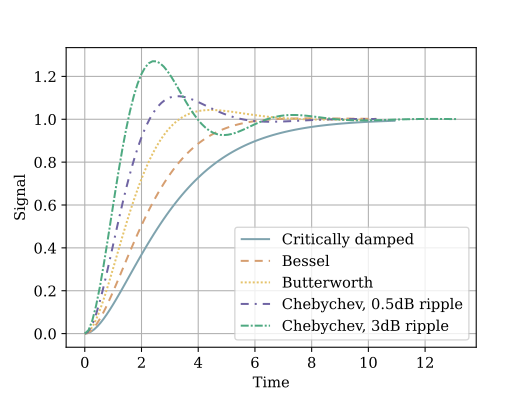

This figure's Python source:
#%%
try:
  from pathlib import Path
  import numpy as np
  from control import tf, step_response, bode, bode_plot
  from control import dcgain, freqresp, impulse_response
  from scipy.signal import windows, group_delay
  import matplotlib as mpl
  import matplotlib.pyplot as plt
  from cycler import cycler
  from svgpathtools import svg2paths
  from svgpath2mpl import parse_path
  from matplotlib.markers import MarkerStyle
  from collections import OrderedDict

  # colors
  from colors.gen_colors import colpalettes
except Exception as e:
  print("Some Modules are missing. {}".format(e))

# linestyles
linestyle_tuple = [
  ('solid',                 (0,())),

  # ('loosely dashed',        (0, (4, 8))),
  ('dashed',                (0, (4, 3))),
  # ('densely dashed',        (0, (4, 1))),

  # ('loosely dotted',        (0, (1, 10))),
  ('dotted',                (0, (1, 1))),
  # ('densely dotted',        (0, (1, 1))),

  # ('loosely dashdotted',    (0, (3, 10, 1, 10))),
  ('dashdotted',            (0, (4, 3, 1, 3))),
  ('densely dashdotted',    (0, (4, 1, 1, 1))),

  # ('loosely dashdotdotted', (0, (3, 10, 1, 10, 1, 10)))
  # ('dashdotdotted',         (0, (4, 3, 1, 3, 1, 3))),
  ('densely dashdotdotted', (0, (4, 1, 1, 1, 1, 1))),
]
linestyle_list = [linestyle for (_,linestyle) in linestyle_tuple]

# colors
for el in colpalettes:
  if el.name == 'WesMixL':
    color_list = el.rgb_hex()
    # set color cycle as standard
    mpl.rcParams['axes.prop_cycle'] = mpl.cycler('color',el.rgb_hex())

# custom cycle must be called in every plot
cc = (cycler(color=color_list[:len(linestyle_list)]) + cycler(linestyle=linestyle_list))

mpl.rcParams['figure.figsize'] = [dim/2.54 for dim in [14,10.5]]
mpl.rcParams['savefig.dpi'] = 100
mpl.rcParams['font.size'] = 11
mpl.rcParams['legend.fontsize'] = 'medium'
mpl.rcParams['axes.labelsize'] = 'medium'
mpl.rcParams['figure.titlesize'] = 'medium'

# mpl.rcParams['lines.linewidth'] = 2

#mpl.use('PDF')
mpl.rc('font',**{'family': 'serif', 'sans-serif': ['Helvetica']})
#mpl.rc('font',**{'family':'sans-serif','sans-serif':['Helvetica']})
mpl.rc('pdf', use14corefonts=True)

dir_path = Path(__file__).parent

# Colors (acces by colpalette)
### File locations
outdir = dir_path / 'out'
filename = '' # if empty this files name is used

    
axislables=['Time','LSB error']

#%% Polynomials (expanded form)
poly_keys = ('type','N', 'i', 'ai', 'bi', 'fcior', 'Qi')
type_keys = ('crit', 'bessel', 'butterworth', 'cheby0_5', 'cheby1', 'cheby2', 'cheby3')
type_names = dict(zip(type_keys,[
  r'Critically damped',
  r'Bessel',
  r'Butterworth',
  r'Chebychev, 0.5dB ripple',
  r'Chebychev, 1dB ripple',
  r'Chebychev, 2dB ripple',
  r'Chebychev, 3dB ripple']))

poly_values = {
  'crit':[#
    [1, 1, 1.0000, 0.0000, 1.000, None],
    [2, 1, 1.2872, 0.4142, 1.000, 0.50],
    [3, 1, 0.5098, 0.0000, 1.961, None],
    [3, 2, 1.0197, 0.2599, 1.262, 0.50],
    [4, 1, 0.8700, 0.1892, 1.480, 0.50],
    [4, 2, 0.8700, 0.1892, 1.480, 0.50],
    [5, 1, 0.3856, 0.0000, 2.593, None],
    [5, 2, 0.7712, 0.1487, 1.669, 0.50],
    [5, 3, 0.7712, 0.1487, 1.669, 0.50],
    [6, 1, 0.6999, 0.1225, 1.839, 0.50],
    [6, 2, 0.6999, 0.1225, 1.839, 0.50],
    [6, 3, 0.6999, 0.1225, 1.839, 0.50],
    [7, 1, 0.3226, 0.0000, 3.100, None],
    [7, 2, 0.6453, 0.1041, 1.995, 0.50],
    [7, 3, 0.6453, 0.1041, 1.995, 0.50],
    [7, 4, 0.6453, 0.1041, 1.995, 0.50],
    [8, 1, 0.6017, 0.0905, 2.139, 0.50],
    [8, 2, 0.6017, 0.0905, 2.139, 0.50],
    [8, 3, 0.6017, 0.0905, 2.139, 0.50],
    [8, 4, 0.6017, 0.0905, 2.139, 0.50],
    [9, 1, 0.2829, 0.0000, 3.534, None],
    [9, 2, 0.5659, 0.0801, 2.275, 0.50],
    [9, 3, 0.5659, 0.0801, 2.275, 0.50],
    [9, 4, 0.5659, 0.0801, 2.275, 0.50],
    [9, 5, 0.5659, 0.0801, 2.275, 0.50],
    [10, 1, 0.5358, 0.0718, 2.402, 0.50],
    [10, 2, 0.5358, 0.0718, 2.402, 0.50],
    [10, 3, 0.5358, 0.0718, 2.402, 0.50],
    [10, 4, 0.5358, 0.0718, 2.402, 0.50],
    [10, 5, 0.5358, 0.0718, 2.402, 0.50]
  ],
  'bessel': [#
    [1, 1, 1.0000, 0.0000, 1.000, None],
    [2, 1, 1.3617, 0.6180, 1.000, 0.58],
    [3, 1, 0.7560, 0.0000, 1.323, None],
    [3, 2, 0.9996, 0.4772, 1.414, 0.69],
    [4, 1, 1.3397, 0.4889, 0.978, 0.52],
    [4, 2, 0.7743, 0.3890, 1.797, 0.81],
    [5, 1, 0.6656, 0.0000, 1.502, None],
    [5, 2, 1.1402, 0.4128, 1.184, 0.56],
    [5, 3, 0.6216, 0.3245, 2.138, 0.92],
    [6, 1, 1.2217, 0.3887, 1.063, 0.51],
    [6, 2, 0.9686, 0.3505, 1.431, 0.61],
    [6, 3, 0.5131, 0.2756, 2.447, 1.02],
    [7, 1, 0.5937, 0.0000, 1.684, None],
    [7, 2, 1.0944, 0.3395, 1.207, 0.53],
    [7, 3, 0.8304, 0.3011, 1.695, 0.66],
    [7, 4, 0.4332, 0.2381, 2.731, 1.13],
    [8, 1, 1.1112, 0.3162, 1.164, 0.51],
    [8, 2, 0.9754, 0.2979, 1.381, 0.56],
    [8, 3, 0.7202, 0.2621, 1.963, 0.71],
    [8, 4, 0.3728, 0.2087, 2.992, 1.23],
    [9, 1, 0.5386, 0.0000, 1.857, None],
    [9, 2, 1.0244, 0.2834, 1.277, 0.52],
    [9, 3, 0.8710, 0.2636, 1.574, 0.59],
    [9, 4, 0.6320, 0.2311, 2.226, 0.76],
    [9, 5, 0.3257, 0.1854, 3.237, 1.32],
    [10, 1, 1.0215, 0.2650, 1.264, 0.50],
    [10, 2, 0.9393, 0.2549, 1.412, 0.54],
    [10, 3, 0.7815, 0.2351, 1.780, 0.62],
    [10, 4, 0.5604, 0.2059, 2.479, 0.81],
    [10, 5, 0.2883, 0.1665, 3.466, 1.42]
  ],
  'cheby0_5': [#
    [1, 1, 1.0000, 0.0000, 1.000, None],
    [2, 1, 1.3614, 1.3827, 1.000, 0.86],
    [3, 1, 1.8636, 0.0000, 0.537, None],
    [3, 2, 0.6402, 1.1931, 1.335, 1.71],
    [4, 1, 2.6282, 3.4341, 0.538, 0.71],
    [4, 2, 0.3648, 1.1509, 1.419, 2.94],
    [5, 1, 2.9235, 0.0000, 0.342, None],
    [5, 2, 1.3025, 2.3534, 0.881, 1.18],
    [5, 3, 0.2290, 1.0833, 1.480, 4.54],
    [6, 1, 3.8645, 6.9797, 0.366, 0.68],
    [6, 2, 0.7528, 1.8573, 1.078, 1.81],
    [6, 3, 0.1589, 1.0711, 1.495, 6.51],
    [7, 1, 4.0211, 0.0000, 0.249, None],
    [7, 2, 1.8729, 4.1795, 0.645, 1.09],
    [7, 3, 0.4861, 1.5676, 1.208, 2.58],
    [7, 4, 0.1156, 1.0443, 1.517, 8.84],
    [8, 1, 5.1117, 11.9607, 0.276, 0.68],
    [8, 2, 1.0639, 2.9365, 0.844, 1.61],
    [8, 3, 0.3439, 1.4206, 1.284, 3.47],
    [8, 4, 0.0885, 1.0407, 1.521, 11.53],
    [9, 1, 5.1318, 0.0000, 0.195, None],
    [9, 2, 2.4283, 6.6307, 0.506, 1.06],
    [9, 3, 0.6839, 2.2908, 0.989, 2.21],
    [9, 4, 0.2559, 1.3133, 1.344, 4.48],
    [9, 5, 0.0695, 1.0272, 1.532, 14.58],
    [10, 1, 6.3648, 18.3695, 0.222, 0.67],
    [10, 2, 1.3582, 4.3453, 0.689, 1.53],
    [10, 3, 0.4822, 1.9440, 1.091, 2.89],
    [10, 4, 0.1994, 1.2520, 1.381, 5.61],
    [10, 5, 0.0563, 1.0263, 1.533, 17.99]
  ],
  'cheby1': [#
    [1, 1, 1.0000, 0.0000, 1.000, None],
    [2, 1, 1.3022, 1.5515, 1.000, 0.96],
    [3, 1, 2.2156, 0.0000, 0.451, None],
    [3, 2, 0.5442, 1.2057, 1.353, 2.02],
    [4, 1, 2.5904, 4.1301, 0.540, 0.78],
    [4, 2, 0.3039, 1.1697, 1.417, 3.56],
    [5, 1, 3.5711, 0.0000, 0.280, None],
    [5, 2, 1.1280, 2.4896, 0.894, 1.40],
    [5, 3, 0.1872, 1.0814, 1.486, 5.56],
    [6, 1, 3.8437, 8.5529, 0.366, 0.76],
    [6, 2, 0.6292, 1.9124, 1.082, 2.20],
    [6, 3, 0.1296, 1.0766, 1.493, 8.00],
    [7, 1, 4.9520, 0.0000, 0.202, None],
    [7, 2, 1.6338, 4.4899, 0.655, 1.30],
    [7, 3, 0.3987, 1.5834, 1.213, 3.16],
    [7, 4, 0.0937, 1.0423, 1.520, 10.90],
    [8, 1, 5.1019, 14.7608, 0.276, 0.75],
    [8, 2, 0.8916, 3.0426, 0.849, 1.96],
    [8, 3, 0.2806, 1.4334, 1.285, 4.27],
    [8, 4, 0.0717, 1.0432, 1.520, 14.24],
    [9, 1, 6.3415, 0.0000, 0.158, None],
    [9, 2, 2.1252, 7.1711, 0.514, 1.26],
    [9, 3, 0.5624, 2.3278, 0.994, 2.71],
    [9, 4, 0.2076, 1.3166, 1.346, 5.53],
    [9, 5, 0.0562, 1.0258, 1.533, 18.03],
    [10, 1, 6.3634, 22.7468, 0.221, 0.75],
    [10, 2, 1.1399, 4.5167, 0.694, 1.86],
    [10, 3, 0.3939, 1.9665, 1.093, 3.56],
    [10, 4, 0.1616, 1.2569, 1.381, 6.94],
    [10, 5, 0.0455, 1.0277, 1.532, 22.26]
  ],
  'cheby2': [#
    [1, 1, 1.0000, 0.0000, 1.000, None],
    [2, 1, 1.1813, 1.7775, 1.000, 1.13],
    [3, 1, 2.7994, 0.0000, 0.357, None],
    [3, 2, 0.4300, 1.2036, 1.378, 2.55],
    [4, 1, 2.4025, 4.9862, 0.550, 0.93],
    [4, 2, 0.2374, 1.1896, 1.413, 4.59],
    [5, 1, 4.6345, 0.0000, 0.216, None],
    [5, 2, 0.9090, 2.6036, 0.908, 1.78],
    [5, 3, 0.1434, 1.0750, 1.493, 7.23],
    [6, 1, 3.5880, 10.4648, 0.373, 0.90],
    [6, 2, 0.4925, 1.9622, 1.085, 2.84],
    [6, 3, 0.0995, 1.0826, 1.491, 10.46],
    [7, 1, 6.4760, 0.0000, 0.154, None],
    [7, 2, 1.3258, 4.7649, 0.665, 1.65],
    [7, 3, 0.3067, 1.5927, 1.218, 4.12],
    [7, 4, 0.0714, 1.0384, 1.523, 14.28],
    [8, 1, 4.7743, 18.1510, 0.282, 0.89],
    [8, 2, 0.6991, 3.1353, 0.853, 2.53],
    [8, 3, 0.2153, 1.4449, 1.285, 5.58],
    [8, 4, 0.0547, 1.0461, 1.518, 18.69],
    [9, 1, 8.3198, 0.0000, 0.120, None],
    [9, 2, 1.7299, 7.6580, 0.522, 1.60],
    [9, 3, 0.4337, 2.3549, 0.998, 3.54],
    [9, 4, 0.1583, 1.3174, 1.349, 7.25],
    [9, 5, 0.0427, 1.0232, 1.536, 23.68],
    [10, 1, 5.9618, 28.0376, 0.226, 0.89],
    [10, 2, 0.8947, 4.6644, 0.697, 2.41],
    [10, 3, 0.3023, 1.9858, 1.094, 4.66],
    [10, 4, 0.1233, 1.2614, 1.380, 9.11],
    [10, 5, 0.0347, 1.0294, 1.531, 27.27]
  ],
  'cheby3': [#
    [1, 1, 1.0000, 0.0000, 1.000, None],
    [2, 1, 1.0650, 1.9305, 1.000, 1.30],
    [3, 1, 3.3496, 0.0000, 0.299, None],
    [3, 2, 0.3559, 1.1923, 1.396, 3.07],
    [4, 1, 2.1853, 5.5339, 0.557, 1.08],
    [4, 2, 0.1964, 1.2009, 1.410, 5.58],
    [5, 1, 5.6334, 0.0000, 0.178, None],
    [5, 2, 0.7620, 2.6530, 0.917, 2.14],
    [5, 3, 0.1172, 1.0686, 1.500, 8.82],
    [6, 1, 3.2721, 11.6773, 0.379, 1.04],
    [6, 2, 0.4077, 1.9873, 1.086, 3.46],
    [6, 3, 0.0815, 1.0861, 1.489, 12.78],
    [7, 1, 7.9064, 0.0000, 0.126, None],
    [7, 2, 1.1159, 4.8963, 0.670, 1.98],
    [7, 3, 0.2515, 1.5944, 1.222, 5.02],
    [7, 4, 0.0582, 1.0348, 1.527, 17.46],
    [8, 1, 4.3583, 20.2948, 0.286, 1.03],
    [8, 2, 0.5791, 3.1808, 0.855, 3.08],
    [8, 3, 0.1765, 1.4507, 1.285, 6.83],
    [8, 4, 0.0448, 1.0478, 1.517, 22.87],
    [9, 1, 10.1759, 0.0000, 0.098, None],
    [9, 2, 1.4585, 7.8971, 0.526, 1.93],
    [9, 3, 0.3561, 2.3651, 1.001, 4.32],
    [9, 4, 0.1294, 1.3165, 1.351, 8.87],
    [9, 5, 0.0348, 1.0210, 1.537, 29.00],
    [10, 1, 5.4449, 31.3788, 0.230, 1.03],
    [10, 2, 0.7414, 4.7363, 0.699, 2.94],
    [10, 3, 0.2479, 1.9952, 1.094, 5.70],
    [10, 4, 0.1008, 1.2638, 1.380, 11.15],
    [10, 5, 0.0283, 1.0304, 1.530, 35.85]
  ],
  'butterworth': [#
    [1,	1,	1.0000,	0.0000,	1.000,	None],
    [2,	1,	1.4142,	1.0000,	1.000,	0.71],
    [3,	1,	1.0000,	0.0000,	1.000,	None],
    [3, 2,	1.0000,	1.0000,	1.272,	1.00],
    [4,	1,	1.8478,	1.0000,	0.719,	0.54],
    [4, 2,	0.7654,	1.0000,	1.390,	1.31],
    [5,	1,	1.0000,	0.0000,	1.000,	None],
    [5, 2,	1.6180,	1.0000,	0.859,	0.62],
    [5, 3,	0.6180,	1.0000,	1.448,	1.62],
    [6,	1,	1.9319,	1.0000,	0.676,	0.52],
    [6, 2,	1.4142,	1.0000,	1.000,	0.71],
    [6, 3,	0.5176,	1.0000,	1.479,	1.93],
    [7,	1,	1.0000,	0.0000,	1.000,	None],
    [7, 2,	1.8019,	1.0000,	0.745,	0.55],
    [7, 3,	1.2470,	1.0000,	1.117,	0.80],
    [7, 4,	0.4450,	1.0000,	1.499,	2.25],
    [8,	1,	1.9616,	1.0000,	0.661,	0.51],
    [8, 2,	1.6629,	1.0000,	0.829,	0.60],
    [8, 3,	1.1111,	1.0000,	1.206,	0.90],
    [8, 4,	0.3902,	1.0000,	1.512,	2.56],
    [9,	1,	1.0000,	0.0000,	1.000,	None],
    [9, 2,	1.8794,	1.0000,	0.703,	0.53],
    [9, 3,	1.5321,	1.0000,	0.917,	0.65],
    [9, 4,	1.0000,	1.0000,	1.272,	1.00],
    [9, 5,	0.3473,	1.0000,	1.521,	2.88],
    [10,	1,	1.9754,	1.0000,	0.655,	0.51],
    [10, 2,	1.7820,	1.0000,	0.756,	0.56],
    [10, 3,	1.4142,	1.0000,	1.000,	0.71],
    [10, 4,	0.9080,	1.0000,	1.322,	1.10],
    [10, 5,	0.3129,	1.0000,	1.527,	3.20]
  ]
}

filter_poly_list = []
for key in poly_values:
  for param_set in poly_values[key]:
    filter_poly_list.append(
      dict(zip(poly_keys,[key]+param_set)))
# dictionary = dict(zip(poly_keys,['bessel']+bessel_values[0]))
#bessel data

def filter_tf(typename, N, A_0=1, dataset=filter_poly_list):
  poly_list = list(filter(lambda params:
    params['type'] == typename and
    params['N'] == N, 
    dataset))
  H = A_0 / np.prod([tf([1,params['ai'],params['bi']],1) for params in poly_list])
  return H

# def filter_tf(filterlist, order):
#   if isinstance(filterlist[0], dict):
#     s = TransferFunction.s
#     for d in filterlist:
#       if d[n] == order:
#         H = np.prod([(s**2+el) for el in d[w2si]]) / np.prod([(s**2+d[a][i]*s+d[b][i]) for i in range(len(d[b]))])
#         if order % 2:
#           H = H / (s+d[a][-1])
#         break
#   elif isinstance(filterlist[0], list):
#     H = tf([1],filterlist[order-1])
#   return H

#%%
### Plot
H = dict(zip(
  type_keys,
  [filter_tf(filtertype,2) for filtertype in type_keys]))
for key in H: # normalize over dc gain
  H[key] = H[key]/np.asscalar(dcgain(H[key]))

#%%
def find_nearest(a, a0):
  idx = np.abs(a - a0).argmin()
  return (idx, a[idx])

def find_fc(TF, init_range=[0,1000], res_step=1000, tol=1e-2, target=1/np.sqrt(2)):
  mag, _, omega = [x.flatten() for x in freqresp(TF,np.linspace(*init_range,res_step))]
  def fc_recurs_approx(mag, omega):
    res = find_nearest(mag, target)
    diff = target - res[1]
    print('{:d}: {:f}'.format(*res))
    if np.abs(diff) > tol:
      # assume negative slope
      if diff < 0:
        search_arr = target-mag[res[0]:]
        idx = np.asscalar(np.argwhere((search_arr > 0))[0])
        new_range = [res[0], res[0]+idx]
        # print('{:d}: {:f}'.format(res[0]+idx,mag[res[0]+idx]))
      else:
        search_arr = target-mag[:res[0]]
        idx = np.asscalar(np.argwhere((search_arr < 0))[-1])
        new_range = [idx, res[0]]
        # print('{:d}: {:f}'.format(idx,mag[idx]))
      mag, _, omega = [x.flatten() for x in freqresp(TF, np.linspace(*new_range, res_step))]
      res, omega = fc_recurs_approx(mag, omega)
    return (res, omega)

  res, omega = fc_recurs_approx(mag, omega)
  return (omega[res[0]], res[1])

#%%
fig = plt.figure()
ax = fig.add_subplot()
ax.set_prop_cycle(cc)

plot_keys = [type_keys[i] for i in [0,1,2,3,6]]
for key in plot_keys:
  x, y = step_response(H[key])
  #x = x/find_fc(H[key])[0]
  ax.plot(x,y, label=type_names[key]) 

ax.legend()
ax.set_xlabel(r'Time')
ax.set_ylabel(r'Signal')

# ax.tick_params(
#     axis='x',
#     which='both',
#     bottom=False,
#     top=False,
#     left=False,
#     right=False,
#     labelbottom=False,
#     labelleft=False,
# )
ax.grid()

if filename is None or not filename:
  filename = Path(__file__).stem
plt.savefig('{}.svg'.format(filename))

plt.show()
# %%
